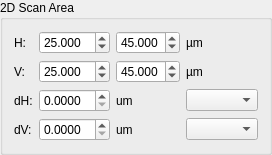
         <widget class="QGroupBox" name="groupBox_scanarea">
          <property name="title">
           <string>2D Scan Area</string>
          </property>
          <layout class="QGridLayout" name="gridLayout">
           <item row="3" column="0">
            <widget class="QLabel" name="dh_label">
             <property name="text">
              <string>dH:</string>
             </property>
            </widget>
           </item>
           <item row="4" column="2">
            <widget class="QLabel" name="label_9">
             <property name="text">
              <string>um</string>
             </property>
            </widget>
           </item>
           <item row="3" column="2">
            <widget class="QLabel" name="label_7">
             <property name="text">
              <string>um</string>
             </property>
            </widget>
           </item>
           <item row="0" column="2">
            <widget class="QDoubleSpinBox" name="h1_doubleSpinBox">
             <property name="decimals">
              <number>3</number>
             </property>
             <property name="value">
              <double>45.000000000000000</double>
             </property>
            </widget>
           </item>
           <item row="2" column="1">
            <widget class="QDoubleSpinBox" name="v0_doubleSpinBox">
             <property name="decimals">
              <number>3</number>
             </property>
             <property name="value">
              <double>25.000000000000000</double>
             </property>
            </widget>
           </item>
           <item row="0" column="1">
            <widget class="QDoubleSpinBox" name="h0_doubleSpinBox">
             <property name="decimals">
              <number>3</number>
             </property>
             <property name="value">
              <double>25.000000000000000</double>
             </property>
            </widget>
           </item>
           <item row="2" column="0">
            <widget class="QLabel" name="v_label">
             <property name="text">
              <string>V:</string>
             </property>
            </widget>
           </item>
           <item row="0" column="3">
            <widget class="QLabel" name="label_2">
             <property name="text">
              <string>µm</string>
             </property>
            </widget>
           </item>
           <item row="2" column="3">
            <widget class="QLabel" name="label_4">
             <property name="text">
              <string>µm</string>
             </property>
            </widget>
           </item>
           <item row="0" column="0">
            <widget class="QLabel" name="h_label">
             <property name="text">
              <string>H:</string>
             </property>
            </widget>
           </item>
           <item row="2" column="2">
            <widget class="QDoubleSpinBox" name="v1_doubleSpinBox">
             <property name="decimals">
              <number>3</number>
             </property>
             <property name="value">
              <double>45.000000000000000</double>
             </property>
            </widget>
           </item>
           <item row="4" column="0">
            <widget class="QLabel" name="dv_label">
             <property name="text">
              <string>dV:</string>
             </property>
            </widget>
           </item>
           <item row="3" column="1">
            <widget class="QDoubleSpinBox" name="dh_doubleSpinBox">
             <property name="decimals">
              <number>4</number>
             </property>
            </widget>
           </item>
           <item row="4" column="1">
            <widget class="QDoubleSpinBox" name="dv_doubleSpinBox">
             <property name="decimals">
              <number>4</number>
             </property>
            </widget>
           </item>
           <item row="4" column="3">
            <widget class="QComboBox" name="v_axis_comboBox"/>
           </item>
           <item row="3" column="3">
            <widget class="QComboBox" name="h_axis_comboBox"/>
           </item>
          </layout>
         </widget>
